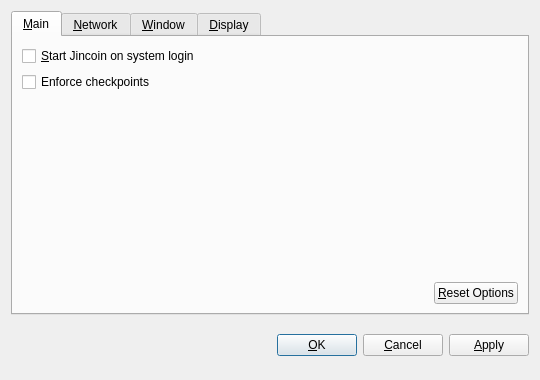
<?xml version="1.0" encoding="UTF-8"?>
<ui version="4.0">
 <class>OptionsDialog</class>
 <widget class="QDialog" name="OptionsDialog">
  <property name="geometry">
   <rect>
    <x>0</x>
    <y>0</y>
    <width>540</width>
    <height>380</height>
   </rect>
  </property>
  <property name="windowTitle">
   <string>Options</string>
  </property>
  <property name="modal">
   <bool>true</bool>
  </property>
  <layout class="QVBoxLayout" name="verticalLayout">
   <item>
    <widget class="QTabWidget" name="tabWidget">
     <property name="tabPosition">
      <enum>QTabWidget::North</enum>
     </property>
     <property name="currentIndex">
      <number>0</number>
     </property>
     <widget class="QWidget" name="tabMain">
      <attribute name="title">
       <string>&amp;Main</string>
      </attribute>
      <layout class="QVBoxLayout" name="verticalLayout_Main">
       <item>
        <widget class="QCheckBox" name="bitcoinAtStartup">
         <property name="toolTip">
          <string>Automatically start Jincoin after logging in to the system.</string>
         </property>
         <property name="text">
          <string>&amp;Start Jincoin on system login</string>
         </property>
        </widget>
       </item>
       <item>
        <widget class="QCheckBox" name="checkpointEnforce">
         <property name="text">
          <string>Enforce checkpoints</string>
         </property>
        </widget>
       </item>
       <item>
        <spacer name="verticalSpacer_Main">
         <property name="orientation">
          <enum>Qt::Vertical</enum>
         </property>
         <property name="sizeHint" stdset="0">
          <size>
           <width>20</width>
           <height>40</height>
          </size>
         </property>
        </spacer>
       </item>
       <item>
        <layout class="QHBoxLayout" name="horizontalLayout_2_Main">
         <item>
          <spacer name="horizontalSpacer_2_Main">
           <property name="orientation">
            <enum>Qt::Horizontal</enum>
           </property>
           <property name="sizeHint" stdset="0">
            <size>
             <width>40</width>
             <height>20</height>
            </size>
           </property>
          </spacer>
         </item>
         <item>
          <widget class="QPushButton" name="resetButton">
           <property name="toolTip">
            <string>Reset all client options to default.</string>
           </property>
           <property name="text">
            <string>&amp;Reset Options</string>
           </property>
           <property name="autoDefault">
            <bool>false</bool>
           </property>
          </widget>
         </item>
        </layout>
       </item>
      </layout>
     </widget>
     <widget class="QWidget" name="tabNetwork">
      <attribute name="title">
       <string>&amp;Network</string>
      </attribute>
      <layout class="QVBoxLayout" name="verticalLayout_Network">
       <item>
        <widget class="QCheckBox" name="mapPortUpnp">
         <property name="toolTip">
          <string>Automatically open the Jincoin client port on the router. This only works when your router supports UPnP and it is enabled.</string>
         </property>
         <property name="text">
          <string>Map port using &amp;UPnP</string>
         </property>
        </widget>
       </item>
       <item>
        <widget class="QCheckBox" name="connectSocks">
         <property name="toolTip">
          <string>Connect to the Jincoin network through a SOCKS proxy (e.g. when connecting through Tor).</string>
         </property>
         <property name="text">
          <string>&amp;Connect through SOCKS proxy:</string>
         </property>
        </widget>
       </item>
       <item>
        <layout class="QHBoxLayout" name="horizontalLayout_Network">
         <item>
          <widget class="QLabel" name="proxyIpLabel">
           <property name="text">
            <string>Proxy &amp;IP:</string>
           </property>
           <property name="textFormat">
            <enum>Qt::PlainText</enum>
           </property>
           <property name="buddy">
            <cstring>proxyIp</cstring>
           </property>
          </widget>
         </item>
         <item>
          <widget class="QValidatedLineEdit" name="proxyIp">
           <property name="maximumSize">
            <size>
             <width>140</width>
             <height>16777215</height>
            </size>
           </property>
           <property name="toolTip">
            <string>IP address of the proxy (e.g. 127.0.0.1)</string>
           </property>
          </widget>
         </item>
         <item>
          <widget class="QLabel" name="proxyPortLabel">
           <property name="text">
            <string>&amp;Port:</string>
           </property>
           <property name="textFormat">
            <enum>Qt::PlainText</enum>
           </property>
           <property name="buddy">
            <cstring>proxyPort</cstring>
           </property>
          </widget>
         </item>
         <item>
          <widget class="QLineEdit" name="proxyPort">
           <property name="maximumSize">
            <size>
             <width>55</width>
             <height>16777215</height>
            </size>
           </property>
           <property name="toolTip">
            <string>Port of the proxy (e.g. 9050)</string>
           </property>
          </widget>
         </item>
         <item>
          <widget class="QLabel" name="socksVersionLabel">
           <property name="text">
            <string>SOCKS &amp;Version:</string>
           </property>
           <property name="textFormat">
            <enum>Qt::PlainText</enum>
           </property>
           <property name="buddy">
            <cstring>socksVersion</cstring>
           </property>
          </widget>
         </item>
         <item>
          <widget class="QValueComboBox" name="socksVersion">
           <property name="toolTip">
            <string>SOCKS version of the proxy (e.g. 5)</string>
           </property>
          </widget>
         </item>
         <item>
          <spacer name="horizontalSpacer_Network">
           <property name="orientation">
            <enum>Qt::Horizontal</enum>
           </property>
           <property name="sizeHint" stdset="0">
            <size>
             <width>40</width>
             <height>20</height>
            </size>
           </property>
          </spacer>
         </item>
        </layout>
       </item>
       <item>
        <spacer name="verticalSpacer_Network">
         <property name="orientation">
          <enum>Qt::Vertical</enum>
         </property>
         <property name="sizeHint" stdset="0">
          <size>
           <width>20</width>
           <height>40</height>
          </size>
         </property>
        </spacer>
       </item>
      </layout>
     </widget>
     <widget class="QWidget" name="tabWindow">
      <attribute name="title">
       <string>&amp;Window</string>
      </attribute>
      <layout class="QVBoxLayout" name="verticalLayout_Window">
       <item>
        <widget class="QCheckBox" name="minimizeToTray">
         <property name="toolTip">
          <string>Show only a tray icon after minimizing the window.</string>
         </property>
         <property name="text">
          <string>&amp;Minimize to the tray instead of the taskbar</string>
         </property>
        </widget>
       </item>
       <item>
        <widget class="QCheckBox" name="minimizeOnClose">
         <property name="toolTip">
          <string>Minimize instead of exit the application when the window is closed. When this option is enabled, the application will be closed only after selecting Quit in the menu.</string>
         </property>
         <property name="text">
          <string>M&amp;inimize on close</string>
         </property>
        </widget>
       </item>
       <item>
        <spacer name="verticalSpacer_Window">
         <property name="orientation">
          <enum>Qt::Vertical</enum>
         </property>
         <property name="sizeHint" stdset="0">
          <size>
           <width>20</width>
           <height>40</height>
          </size>
         </property>
        </spacer>
       </item>
      </layout>
     </widget>
     <widget class="QWidget" name="tabDisplay">
      <attribute name="title">
       <string>&amp;Display</string>
      </attribute>
      <layout class="QVBoxLayout" name="verticalLayout_Display">
       <item>
        <layout class="QHBoxLayout" name="horizontalLayout_1_Display">
         <item>
          <widget class="QLabel" name="langLabel">
           <property name="text">
            <string>User Interface &amp;language:</string>
           </property>
           <property name="textFormat">
            <enum>Qt::PlainText</enum>
           </property>
           <property name="buddy">
            <cstring>lang</cstring>
           </property>
          </widget>
         </item>
         <item>
          <widget class="QValueComboBox" name="lang">
           <property name="toolTip">
            <string>The user interface language can be set here. This setting will take effect after restarting Jincoin.</string>
           </property>
          </widget>
         </item>
        </layout>
       </item>
       <item>
        <layout class="QHBoxLayout" name="horizontalLayout_2_Display">
         <item>
          <widget class="QLabel" name="unitLabel">
           <property name="text">
            <string>&amp;Unit to show amounts in:</string>
           </property>
           <property name="textFormat">
            <enum>Qt::PlainText</enum>
           </property>
           <property name="buddy">
            <cstring>unit</cstring>
           </property>
          </widget>
         </item>
         <item>
          <widget class="QValueComboBox" name="unit">
           <property name="toolTip">
            <string>Choose the default subdivision unit to show in the interface and when sending coins.</string>
           </property>
          </widget>
         </item>
        </layout>
       </item>
       <item>
        <widget class="QCheckBox" name="displayAddresses">
         <property name="toolTip">
          <string>Whether to show Jincoin addresses in the transaction list or not.</string>
         </property>
         <property name="text">
          <string>&amp;Display addresses in transaction list</string>
         </property>
        </widget>
       </item>
       <item>
         <widget class="QCheckBox" name="coinControlFeatures">
           <property name="toolTip">
            <string>Whether to show coin control features or not.</string>
           </property>
           <property name="text">
            <string>Display coin &amp;control features (experts only!)</string>
           </property>
         </widget>
       </item>
       <item>
        <spacer name="verticalSpacer_Display">
         <property name="orientation">
          <enum>Qt::Vertical</enum>
         </property>
         <property name="sizeHint" stdset="0">
          <size>
           <width>20</width>
           <height>40</height>
          </size>
         </property>
        </spacer>
       </item>
      </layout>
     </widget>
    </widget>
   </item>
   <item>
    <layout class="QHBoxLayout" name="horizontalLayout_Buttons">
     <item>
      <spacer name="horizontalSpacer_1">
       <property name="orientation">
        <enum>Qt::Horizontal</enum>
       </property>
       <property name="sizeHint" stdset="0">
        <size>
         <width>40</width>
         <height>48</height>
        </size>
       </property>
      </spacer>
     </item>
     <item>
      <widget class="QLabel" name="statusLabel">
       <property name="font">
        <font>
         <weight>75</weight>
         <bold>true</bold>
        </font>
       </property>
       <property name="text">
        <string/>
       </property>
       <property name="textFormat">
        <enum>Qt::PlainText</enum>
       </property>
       <property name="wordWrap">
        <bool>true</bool>
       </property>
      </widget>
     </item>
     <item>
      <spacer name="horizontalSpacer_2">
       <property name="orientation">
        <enum>Qt::Horizontal</enum>
       </property>
       <property name="sizeHint" stdset="0">
        <size>
         <width>40</width>
         <height>48</height>
        </size>
       </property>
      </spacer>
     </item>
     <item>
      <widget class="QPushButton" name="okButton">
       <property name="text">
        <string>&amp;OK</string>
       </property>
      </widget>
     </item>
     <item>
      <widget class="QPushButton" name="cancelButton">
       <property name="text">
        <string>&amp;Cancel</string>
       </property>
       <property name="autoDefault">
        <bool>false</bool>
       </property>
      </widget>
     </item>
     <item>
      <widget class="QPushButton" name="applyButton">
       <property name="text">
        <string>&amp;Apply</string>
       </property>
       <property name="autoDefault">
        <bool>false</bool>
       </property>
      </widget>
     </item>
    </layout>
   </item>
  </layout>
 </widget>
 <customwidgets>
  <customwidget>
   <class>BitcoinAmountField</class>
   <extends>QSpinBox</extends>
   <header>bitcoinamountfield.h</header>
  </customwidget>
  <customwidget>
   <class>QValueComboBox</class>
   <extends>QComboBox</extends>
   <header>qvaluecombobox.h</header>
  </customwidget>
  <customwidget>
   <class>QValidatedLineEdit</class>
   <extends>QLineEdit</extends>
   <header>qvalidatedlineedit.h</header>
  </customwidget>
 </customwidgets>
 <resources/>
 <connections/>
</ui>
